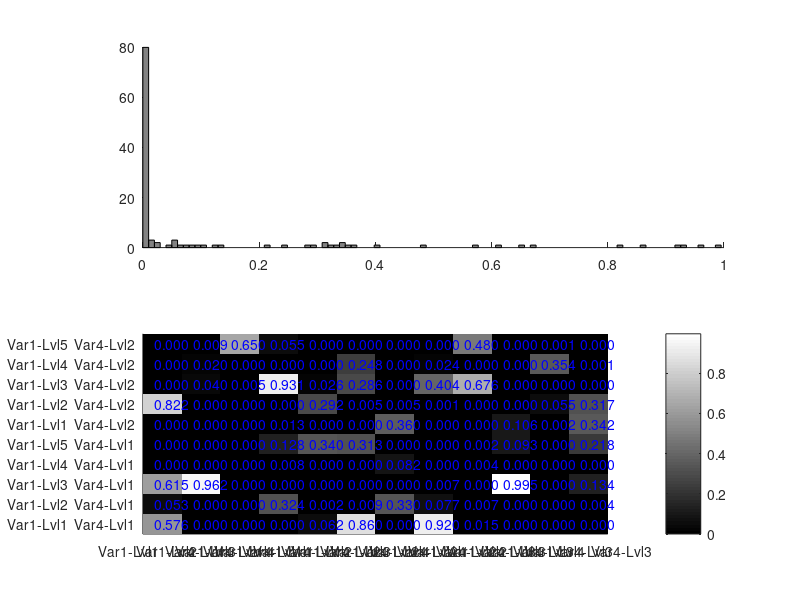
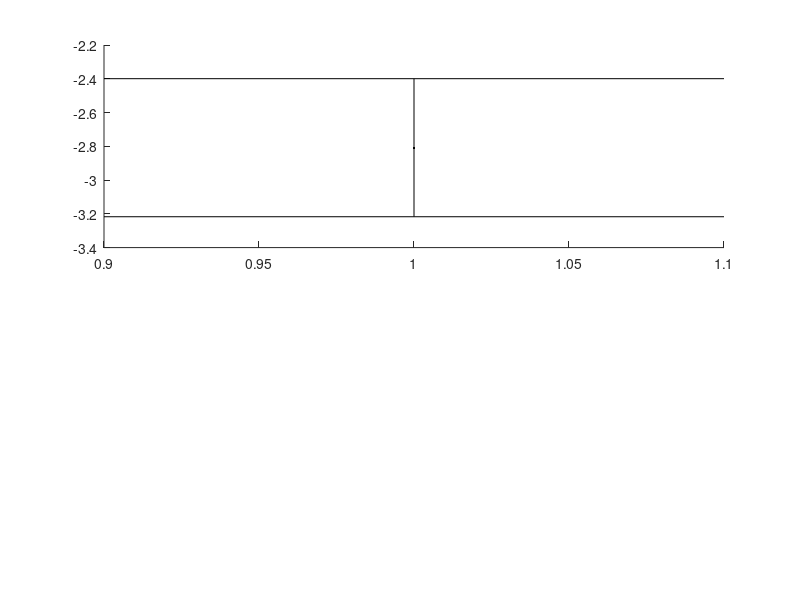

Here is the MATLAB script that generated these plots, in order: (Note: this script raises an error after producing the figures.)
clear
clc

%% Generate data
NbSpec = 120;
Mu = randn(1,NbSpec);
STD = abs(randn(1,NbSpec));
Sigma_noise = abs(randn(NbSpec));
for iSpec=1:NbSpec
    Sigma(iSpec,iSpec) = STD(iSpec);
end
Data = mvnrnd(Mu, Sigma, 20);

%% Get all the possible specifications 
Var = {};
Var(1).level = 1:5;
Var(1).name = {'A', 'B', 'C', 'D', 'E'};
Var(2).level = 1:4;
Var(2).name = {'A', 'B', 'C', 'D'};
Var(3).level = 1:3;
Var(3).name = {'A', 'B', 'C'};
Var(4).level = 1:2;
Var(4).name = {'A', 'B'};

Sets = {Var(:).level};
[a, b, c, d] = ndgrid(Sets{:}); 
SpecsDef = [a(:), b(:), c(:), d(:)];
clear sets a b c d

%% Creates a matrix to vizualize which level of each variable was used for each specification
SpecMatrix = [];
SpecMatLabel = {};
for iVar = 1:numel(Var)
    for iLevel = 1:numel(Var(iVar).level)
        SpecMatrix(end+1,:) = ones(1,NbSpec); %#ok<SAGROW>
        Idx = find(SpecsDef(:,iVar)==Var(iVar).level(iLevel));
        SpecMatrix(end,Idx) = 0;
        
        SpecMatLabel{end+1} = [num2str(iVar) ' - ' Var(iVar).name{iLevel}];
    end
end

%% Defines label for multiverse analysis
CombinedVar = {[1 4];[2 3]}; % how the variables are combined to form a 2D matrix of values

X = prod(cellfun(@max,{Var(CombinedVar{1}).level}));
Sets = {Var(CombinedVar{1}).level};
[a, b] = ndgrid(Sets{:}); 
X_label_list = [a(:), b(:)];
clear sets a b

for iX = 1:X
    ToPrint = [];
    for iVar = 1:size(X_label_list,2)
        ToPrint = [ToPrint, CombinedVar{1}(iVar), X_label_list(iX,iVar)];  %#ok<*AGROW>
    end
    X_labels{iX,1} = sprintf('Var%i-Lvl%i  ', ToPrint);
end
X_labels


Y = prod(cellfun(@max,{Var(CombinedVar{2}).level}));
Sets = {Var(CombinedVar{2}).level};
[a, b] = ndgrid(Sets{:}); 
Y_label_list = [a(:), b(:)];
clear sets a b

for iY = 1:Y
    ToPrint = [];
    for iVar = 1:size(Y_label_list,2)
        ToPrint = [ToPrint, CombinedVar{1}(iVar), Y_label_list(iY,iVar)];
    end
    Y_labels{iY,1} = sprintf('Var%i-Lvl%i  ', ToPrint);
end
Y_labels

MultiverseMatrix= [];
for iX=1:X
    CurrentSpec = [];
    CurrentSpec(CombinedVar{1}) = X_label_list(iX,:); %#ok<*SAGROW>
    for iY=1:Y
        CurrentSpec(CombinedVar{2}) = Y_label_list(iY,:);
        MultiverseMatrix(iX,iY,:) = CurrentSpec;
    end
end


%% Compute values to plot
Meam_emp = mean(Data);
STD_emp = std(Data);
[H, p] = ttest(Data,0);

PValMat = nan(X,Y);
for iSpec = 1:NbSpec
    CurrentSpec = reshape(SpecsDef(iSpec,:),[1,1,size(SpecsDef,2)]);
    CurrentSpec = repmat(CurrentSpec, [size(MultiverseMatrix,1),size(MultiverseMatrix,2),1]);
    [I,J] = find(all(MultiverseMatrix==CurrentSpec,3));
    PValMat(I,J) = p(iSpec);
    clear I J
end

% sort the speficications
[Meam_emp,I] = sort(Meam_emp);
STD_emp = STD_emp(I);
H = logical(H(I));
SpecMatrix = SpecMatrix(:,I);

% Make red the significant specifications (leave the other ones black)
SpecMatrix = repmat(SpecMatrix, [1,1,3]);
SpecMatrix(:,H,1) = 1;


%% print multiverse analysis  
close all

figure('name', 'multiverse analysis')

subplot(2,1,1)
hold on
hist(p, 100)
ax = axis;
axis([0 1 0 (ax(4))])

subplot(2,1,2)
hold on
imagesc(PValMat)
for iX=1:X
    for iY=1:Y
        t = text(iY-.2, iX, sprintf('%.3f',PValMat(iX,iY)) );
        set(t, 'color', 'b')
    end
end
colormap gray
axis tight
set(gca, ...
    'xtick', 1:Y, 'xticklabel', Y_labels, ...
    'ytick', 1:X, 'yticklabel', X_labels)
colorbar

%% print specification curve
figure('name', 'specification curve')

subplot(2,1,1)
hold on
for iSpec=1:NbSpec
    g(iSpec) = errorbar(iSpec,Meam_emp(iSpec),STD_emp(iSpec), ' .k', ...
        'linewidth', 1, 'markersize', 10);
end
plot([1 NbSpec], [0 0], '--k')
xlabel('specification number')

set(g(H), 'color' , 'r')


subplot(2,1,2)
% colormap gray
image(SpecMatrix)
xlabel('specification number')
axis([0 size(SpecMatrix,2)+1 0 size(SpecMatrix,1)+1])
set(gca, 'ytick', 1:size(SpecMatrix,1),'yticklabel', SpecMatLabel)




